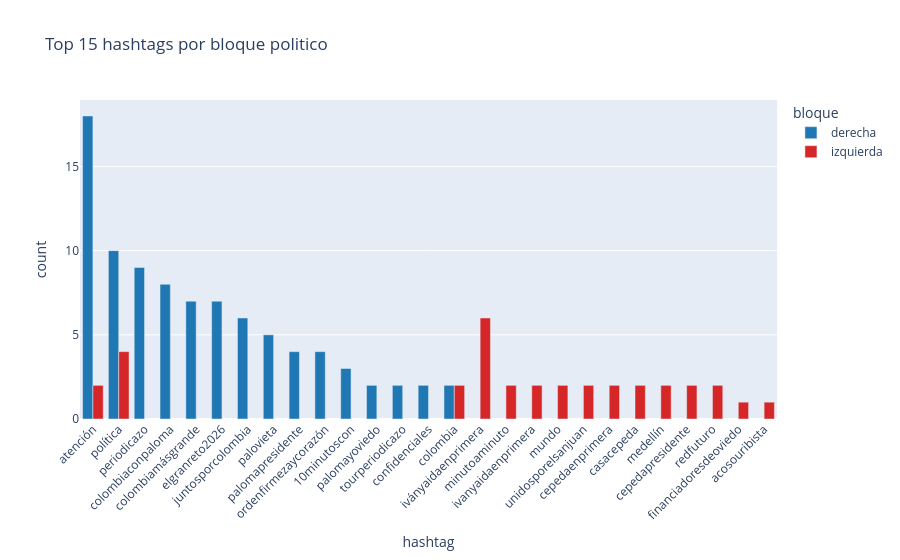

Write notebook code for a chart like this one.
### Code cell
# Visualizacion: top 15 hashtags por bloque
top_viz = pl.concat([
    hashtag_dict.filter(pl.col("bloque") == b).head(15)
    for b in ("derecha", "izquierda")
])

fig = px.bar(
    top_viz.to_pandas(),
    x="hashtag", y="count", color="bloque",
    barmode="group",
    title="Top 15 hashtags por bloque politico",
    color_discrete_map={"derecha": "#1f77b4", "izquierda": "#d62728"},
)
fig.update_layout(xaxis_tickangle=-45)
fig.show()

### Figure 1 — Plotly figure (JSON) as saved in the notebook; plotly's stock layout.template omitted (floating-point values rounded to 4 significant figures)
{"data": [{"alignmentgroup": "True", "hovertemplate": "bloque=derecha<br>hashtag=%{x}<br>count=%{y}<extra></extra>", "legendgroup": "derecha", "marker": {"color": "#1f77b4", "pattern": {"shape": ""}}, "name": "derecha", "offsetgroup": "derecha", "orientation": "v", "showlegend": true, "textposition": "auto", "x": ["atención", "política", "periodicazo", "colombiaconpaloma", "colombiamásgrande", "elgranreto2026", "juntosporcolombia", "palovieta", "palomapresidente", "ordenfirmezaycorazón", "10minutoscon", "palomayoviedo", "tourperiodicazo", "confidenciales", "colombia"], "xaxis": "x", "y": [18, 10, 9, 8, 7, 7, 6, 5, 4, 4, 3, 2, 2, 2, 2], "yaxis": "y", "type": "bar"}, {"alignmentgroup": "True", "hovertemplate": "bloque=izquierda<br>hashtag=%{x}<br>count=%{y}<extra></extra>", "legendgroup": "izquierda", "marker": {"color": "#d62728", "pattern": {"shape": ""}}, "name": "izquierda", "offsetgroup": "izquierda", "orientation": "v", "showlegend": true, "textposition": "auto", "x": ["iványaidaenprimera", "política", "minutoaminuto", "ivanyaidaenprimera", "colombia", "mundo", "unidosporelsanjuan", "cepedaenprimera", "casacepeda", "medellín", "cepedapresidente", "atención", "redfuturo", "financiadoresdeoviedo", "acosouribista"], "xaxis": "x", "y": [6, 4, 2, 2, 2, 2, 2, 2, 2, 2, 2, 2, 2, 1, 1], "yaxis": "y", "type": "bar"}], "layout": {"xaxis": {"anchor": "y", "domain": [0.0, 1.0], "title": {"text": "hashtag"}, "tickangle": -45}, "yaxis": {"anchor": "x", "domain": [0.0, 1.0], "title": {"text": "count"}}, "legend": {"title": {"text": "bloque"}, "tracegroupgap": 0}, "title": {"text": "Top 15 hashtags por bloque politico"}, "barmode": "group"}}
